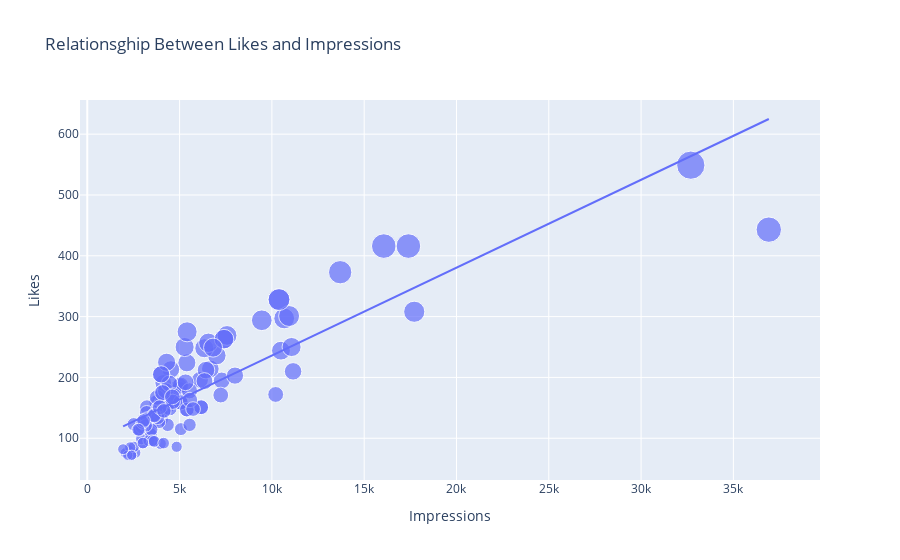

Write notebook code for a chart like this one.
### Code cell
figure = px.scatter(data_frame=data, x="Impressions",y="Likes",size="Likes",trendline="ols",title="Relationsghip Between Likes and Impressions")
figure.show()
